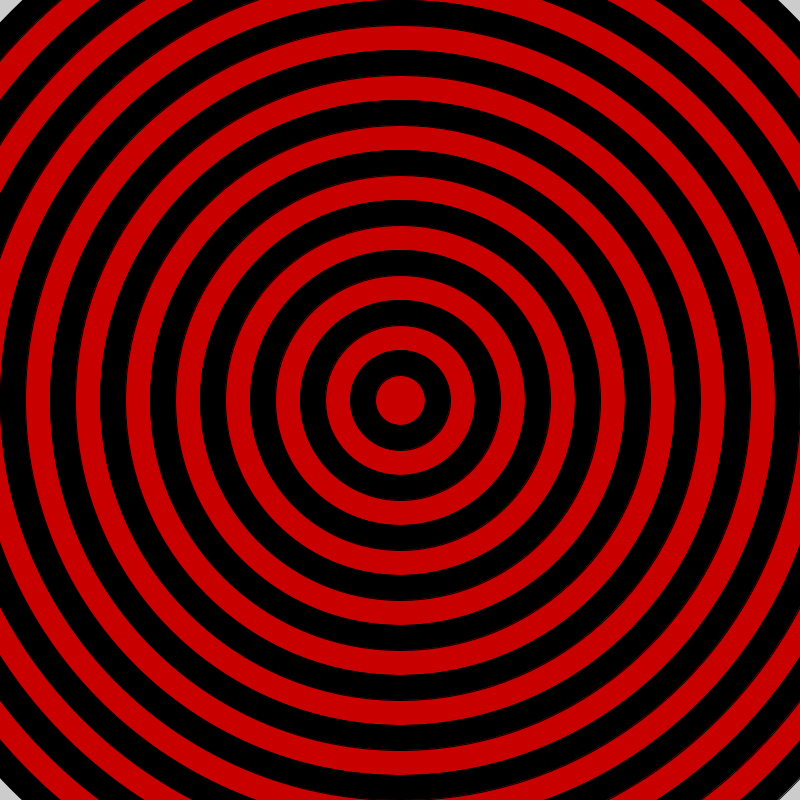
Frame 1 (no input)
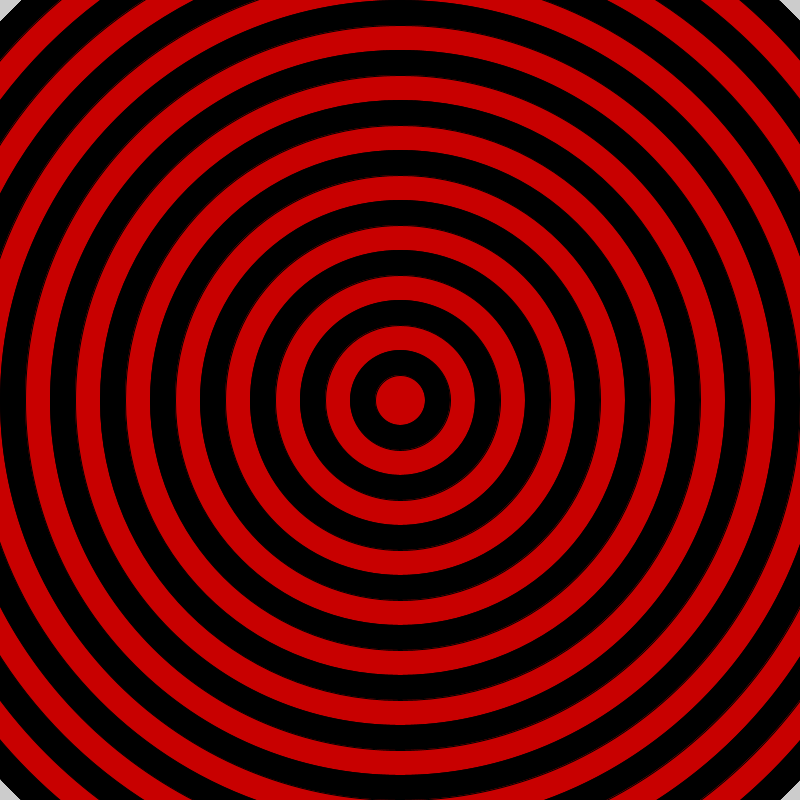
Frame 60 (the mouse pressed at the canvas centre just before this capture)
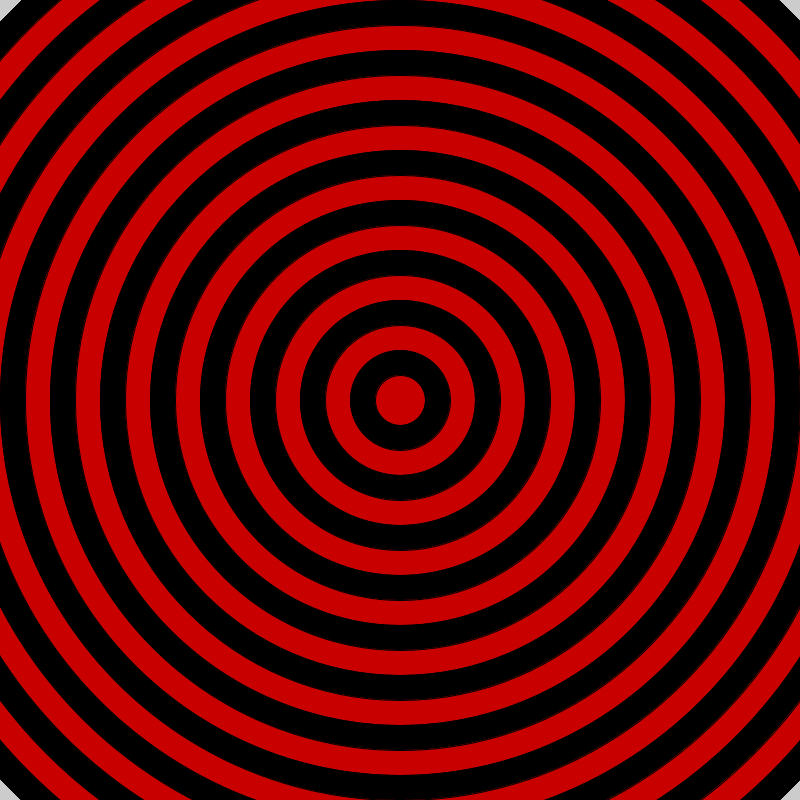
Frame 120 (the mouse held since frame 60 and released just before this capture)

The Processing sketch that drew these frames (run headless with seeded random() and noise(); from frame 60 on, the mouse is pressed at the canvas centre):

// Processing sketch: bullseye
// ── bullseye.pde

void setup() {
 
  // set the size of your sketch
  size(800,800);
}

void draw() {
  for(int i = 22;i>0;i--) {
  if(i%2 == 0) {
fill(0,0,0);
  }
  else {
fill(200,0,0);
  }
  ellipse(400,400,i*50,i*50);
  }
}
